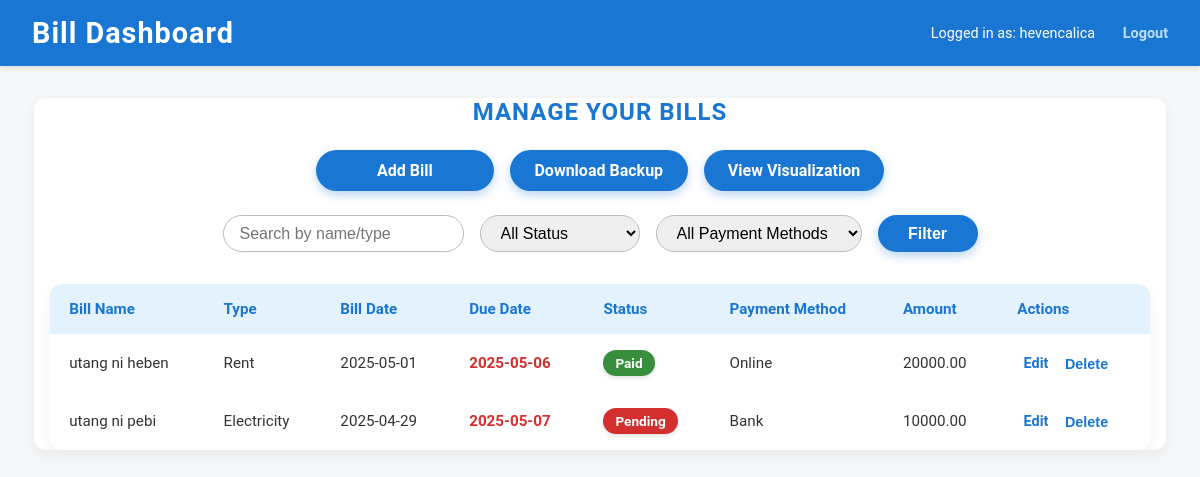
/dashboard (signed in), run on the app's committed database.
### tables this page shows
CREATE TABLE bills (
            id INTEGER PRIMARY KEY AUTOINCREMENT,
            user_id INTEGER NOT NULL,
            name TEXT NOT NULL,
            bill_type TEXT NOT NULL,
            bill_date DATE NOT NULL,
            due_date DATE NOT NULL,
            payment_status TEXT NOT NULL,
            payment_method TEXT NOT NULL,
            amount REAL NOT NULL,
            FOREIGN KEY (user_id) REFERENCES users (id)
        );

### app.py (the view)
@app.route('/dashboard', methods=['GET', 'POST'])
def dashboard():
    if 'user_id' not in session:
        flash('Please log in first.')
        return redirect(url_for('login'))
    user_id = session['user_id']
    conn = get_db_connection()
    cursor = conn.cursor()
    search_term = request.args.get('search', '').strip().lower()
    filter_status = request.args.get('status', '').strip().lower()
    filter_payment = request.args.get('payment_method', '').strip().lower()
    query = "SELECT * FROM bills WHERE user_id = ?"
    params = [user_id]
    conditions = []
    if search_term:
        conditions.append("(LOWER(name) LIKE ? OR LOWER(bill_type) LIKE ?)")
        params.extend([f"%{search_term}%", f"%{search_term}%"])
    if filter_status in ['pending', 'paid']:
        conditions.append("LOWER(payment_status) = ?")
        params.append(filter_status)
    if filter_payment in ['cash', 'bank', 'online', 'other']:
        conditions.append("LOWER(payment_method) = ?")
        params.append(filter_payment)
    if conditions:
        query += " AND " + " AND ".join(conditions)
    query += " ORDER BY due_date ASC"
    cursor.execute(query, params)
    bills = cursor.fetchall()
    today = datetime.date.today()
    bills_list = []
    for bill in bills:
        bill_dict = dict(bill)
        if isinstance(bill_dict['bill_date'], str):
            bill_dict['bill_date'] = datetime.datetime.strptime(bill_dict['bill_date'], '%Y-%m-%d').date()
        if isinstance(bill_dict['due_date'], str):
            bill_dict['due_date'] = datetime.datetime.strptime(bill_dict['due_date'], '%Y-%m-%d').date()
        due_date = bill_dict['due_date']
        days_to_due = (due_date - today).days
        if days_to_due < 0:
            bill_dict['due_status'] = 'overdue'
        elif days_to_due <= 3:
            bill_dict['due_status'] = 'near_due'
        else:
            bill_dict['due_status'] = 'normal'
        bill_dict['is_pending'] = (bill_dict['payment_status'].lower() == 'pending')
        bills_list.append(bill_dict)
    cursor.close()
    conn.close()
    return render_template('dashboard.html', username=session.get('username'), bills=bills_list, search_term=search_term, filter_status=filter_status, filter_payment=filter_payment)

### app.py (called while the page is built)
def get_db_connection():
    conn = sqlite3.connect(DATABASE)
    conn.row_factory = sqlite3.Row  # To access columns by name
    return conn

### templates/dashboard.html (shortened to what this page needs)
<!DOCTYPE html>
<html lang="en">
<head>
</head>
<body>
  <header>
    <h1>Bill Dashboard</h1>
    <nav>
      <span>Logged in as: {{ username }}</span>
      <a href="{{ url_for('logout') }}" title="Logout">Logout</a>
    </nav>
  </header>
  <main>
    <div class="welcome">Manage Your Bills</div>
    <div class="actions-bar">
      <a href="{{ url_for('add_bill') }}" class="button">Add Bill</a>
      <a href="{{ url_for('download_backup') }}" class="button">Download Backup</a>
      <a href="{{ url_for('visualization') }}" class="button">View Visualization</a>
    </div>
    <form id="filterForm" method="get" action="{{ url_for('dashboard') }}">
      <input type="text" name="search" placeholder="Search by name/type" value="{{ search_term or '' }}" />
      <select name="status" title="Filter by Payment Status">
        <option value="">All Status</option>
      </select>
      <select name="payment_method" title="Filter by Payment Method">
        <option value="">All Payment Methods</option>
      </select>
      <button type="submit">Filter</button>
    </form>
    <table>
      <thead>
        <tr>
          <th>Bill Name</th>
          <th>Type</th>
          <th>Bill Date</th>
          <th>Due Date</th>
          <th>Status</th>
          <th>Payment Method</th>
          <th>Amount</th>
          <th>Actions</th>
        </tr>
      </thead>
      <tbody>
        {% if bills %}
          {% for bill in bills %}
            <tr>
              <td>{{ bill.name }}</td>
              <td>{{ bill.bill_type }}</td>
              <td>{{ bill.bill_date.strftime('%Y-%m-%d') if bill.bill_date else '' }}</td>
              <td class="
                {% if bill.due_status == 'overdue' %}due-overdue
                {% elif bill.due_status == 'near_due' %}due-near_due
                {% endif %}
              ">
                {{ bill.due_date.strftime('%Y-%m-%d') if bill.due_date else '' }}
              </td>
              <td>
                {% if bill.is_pending %}
                  <span class="status-tag status-pending">Pending</span>
                {% else %}
                  <span class="status-tag status-paid">Paid</span>
                {% endif %}
              </td>
              <td>{{ bill.payment_method }}</td>
              <td>{{ "%.2f"|format(bill.amount) }}</td>
              <td class="actions">
                <a href="{{ url_for('edit_bill', bill_id=bill.id) }}" title="Edit">Edit</a>
                <form action="{{ url_for('delete_bill', bill_id=bill.id) }}" method="POST" onsubmit="return confirm('Are you sure you want to delete this bill?');">
                  <button type="submit">Delete</button>
                </form>
              </td>
            </tr>
          {% endfor %}
        {% else %}
          <tr><td colspan="8" style="text-align:center; padding: 1rem;">No bills found.</td></tr>
        {% endif %}
      </tbody>
    </table>
  </main>
</body>
</html>

### templates/dashboard.html (style rules this page uses)
body { font-family: 'Roboto', sans-serif; background: #f4f6f8; color: #222; margin: 0; padding: 0; }
header { background: #1976d2; padding: 1rem 2rem; display: flex; justify-content: space-between; align-items: center; color: white; box-shadow: 0 2px 4px rgba(0,0,0,0.1); }
header h1 { margin: 0; font-weight: 700; font-size: 1.8rem; letter-spacing: 1px; }
header nav { font-size: 0.9rem; }
header nav a { color: #bbdefb; text-decoration: none; margin-left: 1.5rem; font-weight: 600; transition: color 0.3s ease; }
main { max-width: 1100px; margin: 2rem auto; padding: 0 1rem; background: white; border-radius: 12px; box-shadow: 0 4px 12px rgba(0,0,0,0.05); overflow-x: auto; }
.welcome { font-weight: 600; font-size: 1.5rem; margin-bottom: 1.5rem; color: #1976d2; text-align: center; text-transform: uppercase; letter-spacing: 1px; }
.actions-bar { display: flex; gap: 1rem; justify-content: center; flex-wrap: wrap; margin-bottom: 1.5rem; }
.button { background-color: #1976d2; color: white; padding: 0.7rem 1.5rem; border: none; border-radius: 30px; font-weight: 700; font-size: 1rem; text-decoration: none; cursor: pointer; box-shadow: 0 4px 10px rgba(25, 118, 210, 0.3); transition: background-color 0.3s ease, box-shadow 0.3s ease; display: inline-block; text-align: center; min-width: 130px; }
form#filterForm { display: flex; gap: 1rem; justify-content: center; flex-wrap: wrap; margin-bottom: 2rem; }
form#filterForm input[type="text"], form#filterForm select { padding: 0.5rem 1rem; font-size: 1rem; border-radius: 25px; border: 1px solid #bbb; outline: none; transition: border-color 0.3s ease, box-shadow 0.3s ease; min-width: 160px; box-sizing: border-box; }
form#filterForm button { padding: 0.55rem 1.3rem; background-color: #1976d2; border: none; border-radius: 30px; color: white; font-weight: 700; font-size: 1rem; cursor: pointer; box-shadow: 0 4px 10px rgba(25,118,210,0.3); transition: background-color 0.3s ease, box-shadow 0.3s ease; min-width: 100px; }
table { width: 100%; border-collapse: separate; border-spacing: 0; border-radius: 12px; overflow: hidden; box-shadow: 0 6px 15px rgba(0,0,0,0.05); }
thead tr { background-color: #e3f2fd; }
th, td { padding: 1rem 1.2rem; text-align: left; font-size: 0.95rem; color: #333; vertical-align: middle; }
th { font-weight: 700; color: #1976d2; }
tbody tr { background-color: white; border-bottom: 1px solid #e0e0e0; transition: background-color 0.3s ease; }
.status-tag { padding: 0.3rem 0.75rem; border-radius: 20px; font-size: 0.85rem; font-weight: 600; color: white; display: inline-block; box-shadow: 0 2px 4px rgba(0,0,0,0.12); }
.status-pending { background-color: #d32f2f; }
.status-paid { background-color: #388e3c; }
.due-overdue { color: #d32f2f; font-weight: 700; }
.actions a, .actions form button { color: #1976d2; text-decoration: none; font-weight: 600; background: none; border: none; cursor: pointer; padding: 0 0.4rem; font-size: 0.9rem; transition: color 0.3s ease; vertical-align: middle; }
.actions form { display: inline; margin: 0; padding: 0; }
.actions form button { background: transparent; border: none; }

### data on the page
bills: name "utang ni heben", bill_type "Rent", bill_date "2025-05-01", due_date "2025-05-06", shows "Paid", payment_method "Online", amount "20000.00"
bills: name "utang ni pebi", bill_type "Electricity", bill_date "2025-04-29", due_date "2025-05-07", shows "Pending", payment_method "Bank", amount "10000.00"

### other printed values
{{ username }} "hevencalica"
